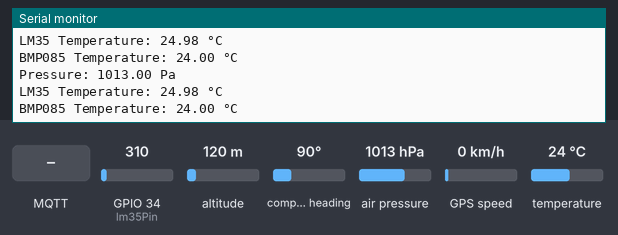
The sketch below on a simulated ESP32. On the bench: the last lines printed to the serial monitor. Inputs (shaded band) come from the test bench; at power-on: air pressure 1013 hPa, GPIO 34 (lm35Pin) = 310, temperature 24 °C, altitude 120 m, compass heading 90°, GPS speed 0 km/h. WiFi joins after 1.5 s; servers stay silent unless stated; the GPS gets a fix after 3 s at 37.7749, -122.4194 with 8 satellites; no MQTT or app messages arrive unless stated.

Above: at 2.7 s.
2.8 s: MQTT message "1" arrives on the first subscribed topic
5.1 s: MQTT message "on" arrives on the first subscribed topic
7.2 s: MQTT message "off" arrives on the first subscribed topic
11.4 s: air pressure set to 952 hPa
At 12.7 s:
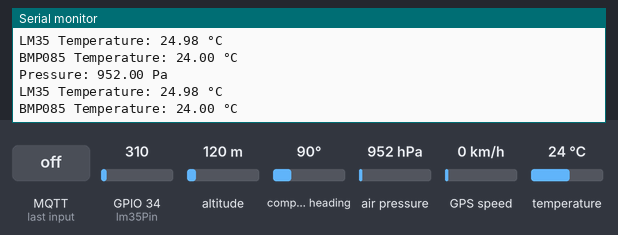
12.9 s: GPIO 34 (lm35Pin) set to 372
At 14.0 s:
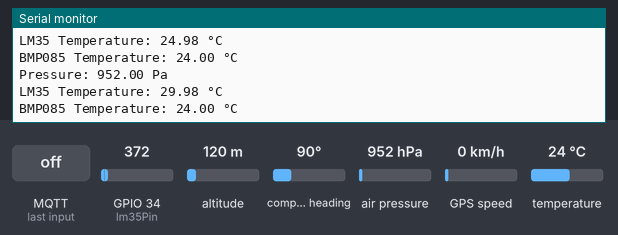
14.4 s: temperature set to 12 °C
At 16.2 s:
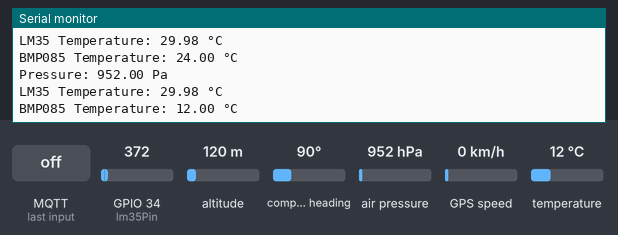

Measured:
- after the input at 11.4 s, the serial monitor: prints a new line after 0.83 s (image 1)
- after the input at 12.9 s, the serial monitor: prints a new line after 0.39 s (image 2)
- after the input at 14.4 s, the serial monitor: prints a new line after 1.0 s (image 3)

The sketch:

IOT_codes.ino
```cpp
#include <WiFi.h>               // Include WiFi library
#include <PubSubClient.h>       // Include PubSubClient library for MQTT
#include <TinyGPSPlus.h>        // Include TinyGPS++ library for GPS
#include <Wire.h>               // Include Wire library for I2C communication
#include <Adafruit_Sensor.h>    // Include Adafruit Sensor library
#include <Adafruit_BMP085_U.h>  // Include Adafruit BMP085 library

// WiFi credentials
const char* ssid = "TP-LINK";            // WiFi network name
const char* password = "hello wirld 133";          // WiFi password

// MQTT Broker settings
const char* mqtt_server = "Test.mosquitto.org"; // MQTT Broker IP address
const char* outTopic = "/kdi/inTopic";        // Topic to publish messages
const char* inTopic = "/kdi/outTopic";        // Topic to subscribe to
const char* sensorTopic = "esp32/Sensors/Graduation_Project"; // Topic to publish sensor data
const int mqtt_port = 1883;                   // MQTT Broker port

// GPS settings
const int RXPin = 16, TXPin = 17;             // GPS module RX and TX pins
const uint32_t GPSBaud = 9600;                // GPS module baud rate

// LM35 sensor pin
const int lm35Pin = 34;     // Analog input pin for LM35 sensor

WiFiClient espClient;                // Create WiFi client
PubSubClient client(espClient);      // Create MQTT client
TinyGPSPlus gps;                     // Create TinyGPS++ object
Adafruit_BMP085_Unified bmp = Adafruit_BMP085_Unified(10085);     // Create BMP085 sensor object

char clientName[50];                 // Buffer for MQTT client name
char msg[100];                       // Buffer for MQTT messages
float lat, lon;                      // Variables for latitude and longitude
unsigned long previousMillis = 0;    // Store last time GPS data was published
const long interval = 10000;         // Interval at which to publish GPS data (10 seconds)

void setup() {
  Serial.begin(9600); // Start Serial Monitor at 9600 baud rate

  // Initialize GPS hardware serial
  Serial1.begin(GPSBaud, SERIAL_8N1, RXPin, TXPin);

  setup_wifi(); // Connect to WiFi

  // Auto-generate a unique client name based on ESP32 MAC address
  uint64_t chipid = ESP.getEfuseMac(); // Get unique chip ID
  String sChipID = String((uint16_t)(chipid >> 32), HEX) + String((uint32_t)chipid, HEX);
  sChipID.toCharArray(clientName, sChipID.length() + 1);
  Serial.println(clientName);

  client.setServer(mqtt_server, mqtt_port); // Set MQTT server and port
  client.setCallback(callback);        // Set callback function for incoming messages

  // Initialize BMP085 sensor
  if (!bmp.begin()) {
    Serial.print("Could not find a valid BMP085 sensor, check wiring!");
    while (1); // Stay here if sensor initialization fails
  }

  // Connect to MQTT Broker
  while (!client.connected()) {
    if (client.connect(clientName)) { // Unique MQTT client ID
      Serial.println("Connected to MQTT Broker");
      client.subscribe(inTopic); // Subscribe to topic
    } else {
      Serial.println("Retrying MQTT connection...");
      delay(2000); // Wait 2 seconds before retrying
    }
  }
}

void setup_wifi() {
  Serial.println();
  Serial.print("Connecting to ");
  Serial.println(ssid);

  WiFi.begin(ssid, password); // Start WiFi connection

  while (WiFi.status() != WL_CONNECTED) { // Wait until connected
    delay(500);
    Serial.print(".");
  }

  Serial.println("\nWiFi connected");
  Serial.print("IP address: ");
  Serial.println(WiFi.localIP());
}

// Handle incoming MQTT messages
void callback(char* topic, byte* payload, unsigned int length) {
  Serial.print("Message arrived [");
  Serial.print(topic);
  Serial.print("] ");
  for (int i = 0; i < length; i++) {
    Serial.print((char)payload[i]);   // Print message payload
  }
  Serial.println();
}

// Reconnect to MQTT broker if disconnected
void reconnect() {
  while (!client.connected()) {
    Serial.print("Attempting MQTT connection...");
    if (client.connect(clientName)) { // Try to connect
      Serial.println("connected");
      client.publish(outTopic, "Reconnected"); // Publish reconnect message
      client.subscribe(inTopic);               // Subscribe to topic
    } else {
      Serial.print("failed, rc=");
      Serial.print(client.state());
      Serial.println(" try again in 5 seconds");
      delay(5000); // Wait before retrying
    }
  }
}

// Function to process GPS data
void displayInfo() {
  if (gps.location.isValid()) { // Check if GPS location is valid
    lat = gps.location.lat();
    lon = gps.location.lng();
    Serial.print("Latitude: ");
    Serial.print(lat, 6);
    Serial.print(", Longitude: ");
    Serial.println(lon, 6);
  } else {
    Serial.println("Invalid GPS data.");
  }
}

void loop() {
  if (!client.connected()) {
    reconnect(); // Ensure MQTT connection
  }
  client.loop(); // Handle MQTT communication

  while (Serial1.available() > 0) {
    gps.encode(Serial1.read()); // Feed GPS data to TinyGPS++
  }

  unsigned long currentMillis = millis();
  if (currentMillis - previousMillis >= interval) {
    previousMillis = currentMillis;
    displayInfo(); // Update latitude and longitude
    if (gps.location.isValid() && client.connected()) {
      sprintf(msg, "{\"lat\":%.5f,\"lon\":%.5f}", lat, lon);
      Serial.println(msg); // Print GPS data
      client.publish(outTopic, msg); // Publish GPS data to MQTT broker
    }
  }

  // Read temperature from LM35 sensor
  int adcValue = analogRead(lm35Pin);          // Read analog value from LM35
  float voltage = adcValue * 3.3 / 4095.0;    // Convert analog value to voltage
  float lm35Temperature = voltage * 100.0;       // Convert voltage to temperature

  sensors_event_t event; // Create sensor event object

  // Read pressure from BMP085 sensor
  bmp.getEvent(&event);
  if (event.pressure) {
    float bmpTemperature;
    bmp.getTemperature(&bmpTemperature); // Get temperature from BMP085 sensor

    // Create payload with both temperature and pressure data
    String payload = "Pressure: " + String(event.pressure) + " Pa\n";
    payload += "LM35 Temperature: " + String(lm35Temperature) + " °C\n";
    payload += "BMP085 Temperature: " + String(bmpTemperature) + " °C";

    // Publish combined data to MQTT topic
    client.publish(sensorTopic, payload.c_str());
    Serial.println(payload); // Print combined data to Serial Monitor
  }

  delay(1000); // Wait 1 second before next reading
}
```
